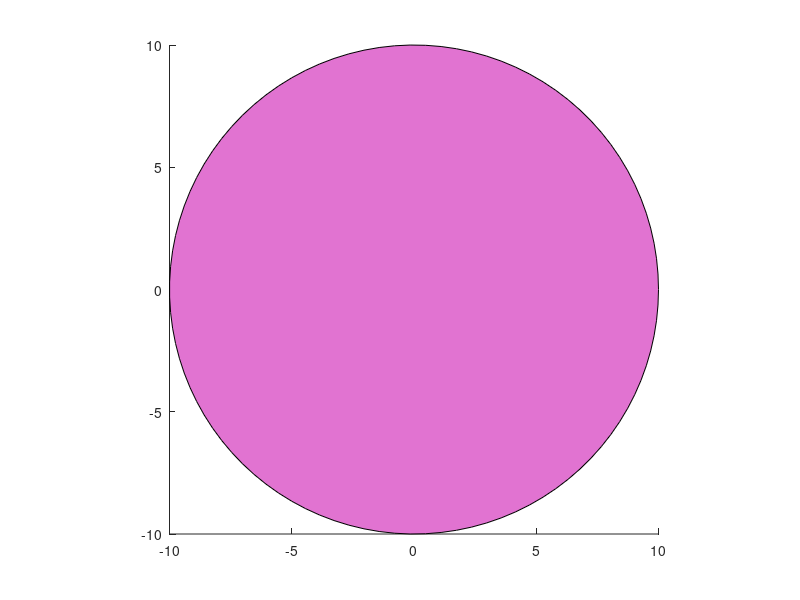

The MATLAB script that drew this image:
close all;clear all;clc;
hold on
t=linspace(0,2*pi);
x=cos(t);
y=sin(t);
for r=1:0.1:10
    axis([-10 10 -10 10]);
    axis('square');
    fill(r*x,r*y,rand(1,3));
    pause(0.05);
end
